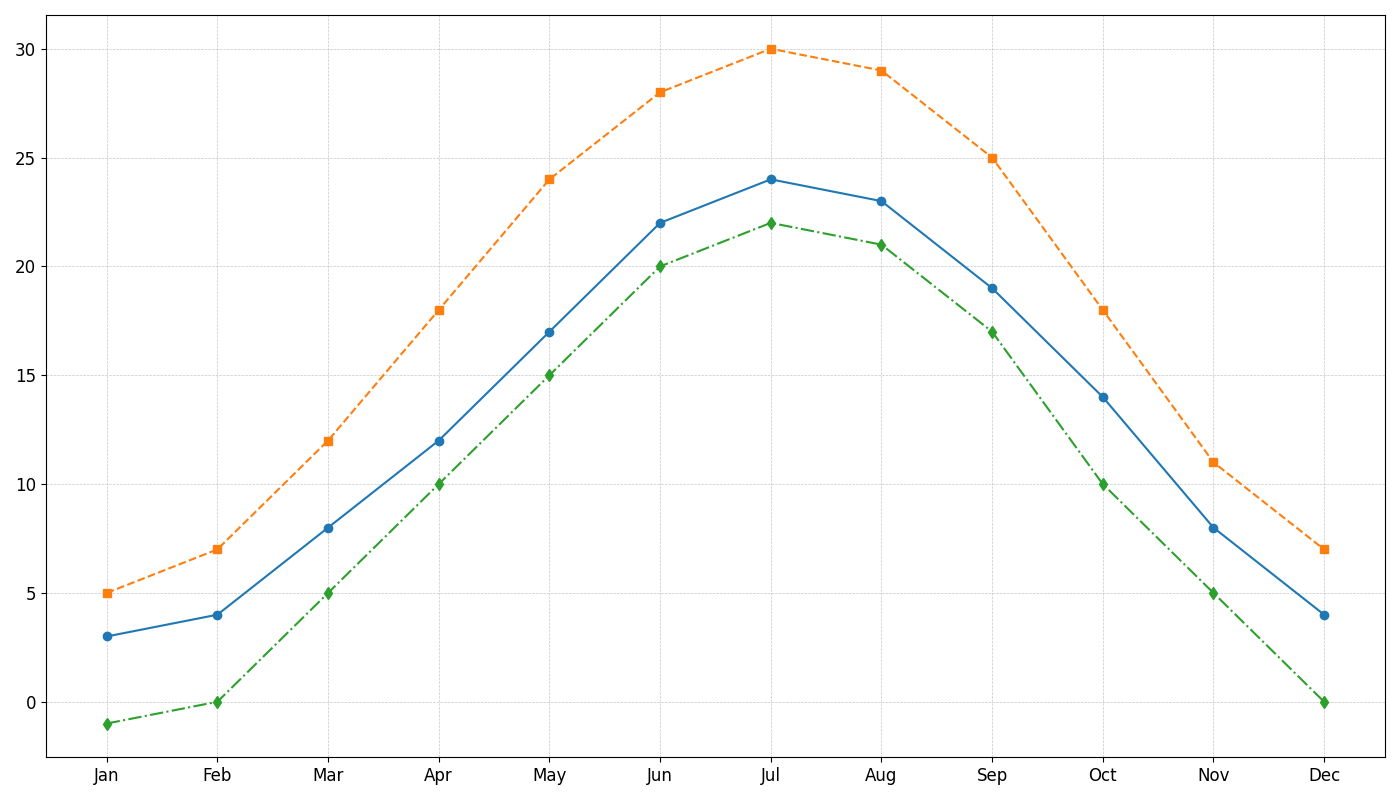

Write the Python code that produced this figure.
import matplotlib.pyplot as plt
import numpy as np

months = np.array(['Jan', 'Feb', 'Mar', 'Apr', 'May', 'Jun', 'Jul', 'Aug', 'Sep', 'Oct', 'Nov', 'Dec'])
city_a_temps = np.array([3, 4, 8, 12, 17, 22, 24, 23, 19, 14, 8, 4])
city_b_temps = np.array([5, 7, 12, 18, 24, 28, 30, 29, 25, 18, 11, 7])
city_c_temps = np.array([-1, 0, 5, 10, 15, 20, 22, 21, 17, 10, 5, 0])

fig, ax = plt.subplots(figsize=(14, 8))

# Plot lines representing average temperatures over months for each city
ax.plot(months, city_a_temps, marker='o', linestyle='-')
ax.plot(months, city_b_temps, marker='s', linestyle='--')
ax.plot(months, city_c_temps, marker='d', linestyle='-.')

# Remove axis labels, title, and legend
ax.set_xlabel("")
ax.set_ylabel("")
ax.set_title("")
ax.legend().set_visible(False)

# Remove annotations for hottest and coldest months for each city
# Previously annotated temperature points are now just marked

# Add grid for better readability
ax.grid(True, which='both', linestyle='--', linewidth=0.5, alpha=0.7)

plt.xticks(fontsize=12)
plt.yticks(fontsize=12)

plt.tight_layout()
plt.show()
